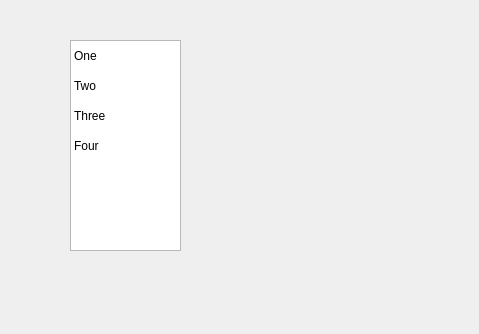
<?xml version="1.0" encoding="UTF-8"?>
<ui version="4.0">
 <class>MyWidget</class>
 <widget class="QWidget" name="MyWidget">
  <property name="geometry">
   <rect>
    <x>0</x>
    <y>0</y>
    <width>479</width>
    <height>334</height>
   </rect>
  </property>
  <property name="windowTitle">
   <string>MyWidget</string>
  </property>
  <property name="styleSheet">
   <string notr="true">QLabel {
min-height: 30px;
max-height: 30px;
border-width: 0 0 0 30px;
border-image: url(/Users/Biao/Temp/Qt/AiSign/AiSign/image/common/brightness-auto.png) 0 0 0 128;
}

QCheckBox::indicator {
	border-width: 0 0 0 0px;
    border-image: url(/Users/Biao/Temp/Qt/AiSign/AiSign/image/common/brightness-auto.png) 0 0 0 0;
}

QCheckBox::indicator:checked {
	border-width: 0 0 0 0px;
    border-image: url(/Users/Biao/Temp/Qt/AiSign/AiSign/image/common/brightness-auto-2.png) 0 0 0 0;
}

QPushButton {
	border-width: 0;
    border-image: url(/Users/Biao/Desktop/button.png) 0 240 0 0;
}

QPushButton:hover {
    border-image: url(/Users/Biao/Desktop/button.png) 0 180 0 60;
}</string>
  </property>
  <widget class="QTableWidget" name="tableWidget">
   <property name="geometry">
    <rect>
     <x>70</x>
     <y>40</y>
     <width>111</width>
     <height>211</height>
    </rect>
   </property>
   <property name="showGrid">
    <bool>false</bool>
   </property>
   <attribute name="horizontalHeaderVisible">
    <bool>false</bool>
   </attribute>
   <attribute name="horizontalHeaderStretchLastSection">
    <bool>true</bool>
   </attribute>
   <attribute name="verticalHeaderVisible">
    <bool>false</bool>
   </attribute>
   <attribute name="verticalHeaderStretchLastSection">
    <bool>false</bool>
   </attribute>
   <row>
    <property name="text">
     <string>1</string>
    </property>
   </row>
   <row>
    <property name="text">
     <string>2</string>
    </property>
   </row>
   <row>
    <property name="text">
     <string>3</string>
    </property>
   </row>
   <row>
    <property name="text">
     <string>4</string>
    </property>
   </row>
   <column>
    <property name="text">
     <string>Name</string>
    </property>
   </column>
   <item row="0" column="0">
    <property name="text">
     <string>One</string>
    </property>
   </item>
   <item row="1" column="0">
    <property name="text">
     <string>Two</string>
    </property>
   </item>
   <item row="2" column="0">
    <property name="text">
     <string>Three</string>
    </property>
   </item>
   <item row="3" column="0">
    <property name="text">
     <string>Four</string>
    </property>
   </item>
  </widget>
 </widget>
 <resources/>
 <connections/>
</ui>
